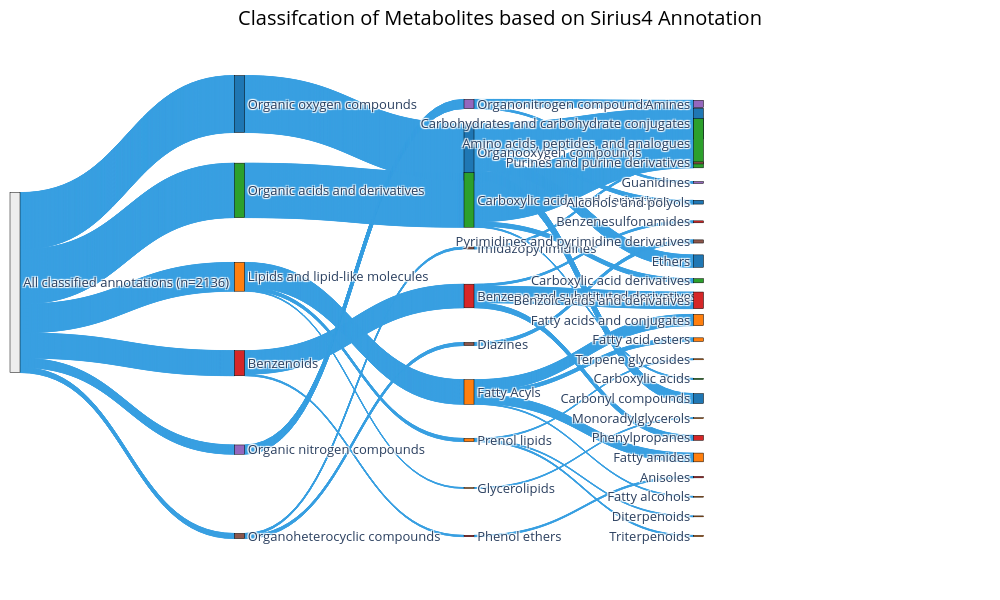

The code cell stored with this chart in its notebook:
### Code cell
# Remove rows with NaN values in the 'class' or 'subclass' columns
filtered_df.dropna(subset=['ClassyFire#class', 'ClassyFire#subclass'], inplace=True)

# Count occurrences for each unique label in superclass, class, and subclass
superclass_counts = filtered_df['ClassyFire#superclass'].value_counts()
class_counts = filtered_df['ClassyFire#class'].value_counts()
subclass_counts = filtered_df['ClassyFire#subclass'].value_counts()

# Recalculate unique labels after collapsing class and subclass
superclass_labels = filtered_df['ClassyFire#superclass'].unique()  # All categories stay in superclass
class_labels = filtered_df['ClassyFire#class'].unique()  # Collapsed classes
subclass_labels = filtered_df['ClassyFire#subclass'].unique()  # Collapsed subclasses

# Sort superclass categories by their counts in descending order
sorted_superclass_counts = superclass_counts.sort_values(ascending=False)

# Get the sorted order of superclass labels
sorted_superclass_labels = sorted_superclass_counts.index.tolist()

# Recalculate y positions based on sorted superclass labels
superclass_y = [i / len(sorted_superclass_labels) for i in range(len(sorted_superclass_labels))]

# Assign x positions for superclass, class, and subclass categories
superclass_x = [0.3] * len(sorted_superclass_labels)  # Superclass nodes at 30% width
class_y = [i / len(class_labels) for i in range(len(class_labels))]
class_x = [0.6] * len(class_labels)  # Class nodes at 60% width
subclass_y = [i / len(subclass_labels) for i in range(len(subclass_labels))]
subclass_x = [0.9] * len(subclass_labels)  # Subclass nodes at 90% width

# Combine all positions
node_x = [0] + superclass_x + class_x + subclass_x + [1]  # Include root and unannotated node positions
node_y = [1] + superclass_y + class_y + subclass_y + [0]  # Include root and unannotated node positions

# Update the label order to match the sorted superclass labels
sorted_all_labels = ['All classified annotations\n(n=2136)'] + sorted_superclass_labels + list(class_labels) + list(subclass_labels)


# Create a dictionary to map labels to indices
label_dict = {label: idx for idx, label in enumerate(sorted_all_labels)}

# Generate source, target, and value lists for the Sankey plot
sources = []
targets = []
values = []

# 'GNPS2 identified metabolites (without suspect library)' -> Superclass
for idx, row in filtered_df.iterrows():
    source_idx = label_dict['All classified annotations\n(n=2136)']
    superclass_idx = label_dict[row['ClassyFire#superclass']]
    sources.append(source_idx)
    targets.append(superclass_idx)
    values.append(1)  # Assuming one metabolite per row, otherwise adjust the value

# Superclass -> Class
for idx, row in filtered_df.iterrows():
    superclass_idx = label_dict[row['ClassyFire#superclass']]
    class_idx = label_dict[row['ClassyFire#class']]
    sources.append(superclass_idx)
    targets.append(class_idx)
    values.append(1)  # Assuming one metabolite per row

# Class -> Subclass
for idx, row in filtered_df.iterrows():
    class_idx = label_dict[row['ClassyFire#class']]
    subclass_idx = label_dict[row['ClassyFire#subclass']]
    sources.append(class_idx)
    targets.append(subclass_idx)
    values.append(1)  # Again, assuming one metabolite per row

# Generate y positions for nodes based on their category
# superclass_y = [i / len(superclass_labels) for i in range(len(superclass_labels))]
# class_y = [i / len(class_labels) for i in range(len(class_labels))]
# subclass_y = [i / len(subclass_labels) for i in range(len(subclass_labels))]

# Define spacing to avoid overlapping nodes
superclass_y = np.linspace(0, 1, len(superclass_labels), endpoint=True)
class_y = np.linspace(0, 1, len(class_labels), endpoint=True)
subclass_y = np.linspace(0, 1, len(subclass_labels), endpoint=True)


# Generate x positions for each category of nodes
superclass_y = np.linspace(0.1, 0.9, len(superclass_x), endpoint=True).tolist()
class_y = np.linspace(0.1, 0.9, len(class_x), endpoint=True).tolist()
subclass_y = np.linspace(0.1, 0.9, len(subclass_x), endpoint=True).tolist()

# Combine all positions
node_x = [0] + superclass_x + class_x + subclass_x + [1]  # Add positions for the root and unannotated node
node_y = [0] + superclass_y + class_y + subclass_y + [5]  # Add positions for the root and unannotated node

# Define the colormap
tab10 = plt.get_cmap("tab10")

# Get the sorted superclass labels based on frequency (descending order)
sorted_superclass_labels = superclass_counts.sort_values(ascending=False).index

# Initialize the color palette list
superclass_palette = []

# Track used colors to avoid repeating orange
used_colors = set()

for i, label in enumerate(sorted_superclass_labels):
    if i == 2:  
        color = tab10(1)  # Force the third-largest category to be orange
    else:
        # Find the next available color that is NOT orange
        for j in range(10):  # Loop over tab10 indices
            if j != 1 and tab10(j / 9) not in used_colors:  # Skip orange (index 1)
                color = tab10(j / 9)
                used_colors.add(color)
                break

    superclass_palette.append(color)
    used_colors.add(color)  # Mark color as used

# Convert to hex and assign to labels
superclass_colors = {label: mcolors.to_hex(superclass_palette[i]) for i, label in enumerate(sorted_superclass_labels)}

# Generate colors for classes and subclasses based on superclass colors
node_colors = []
for label in sorted_all_labels:
    if label in superclass_labels:
        node_colors.append(superclass_colors[label])  # Use superclass color
    elif label in class_labels:
        # Derive lighter shades from superclass color
        superclass = filtered_df[filtered_df['ClassyFire#class'] == label].iloc[0]['ClassyFire#superclass']
        node_colors.append(mcolors.to_hex(mcolors.to_rgba(superclass_colors[superclass], alpha=0.8)))
    elif label in subclass_labels:
        # Derive even lighter shades from class color
        related_class = filtered_df[filtered_df['ClassyFire#subclass'] == label].iloc[0]['ClassyFire#class']
        related_superclass = filtered_df[filtered_df['ClassyFire#subclass'] == label].iloc[0]['ClassyFire#superclass']
        node_colors.append(mcolors.to_hex(mcolors.to_rgba(superclass_colors[related_superclass], alpha=0.6)))
    else:
        node_colors.append('#ededed')  # Default color for "Unannotated" and "All classified annotations"

# Create the Sankey plot with spaced-out nodes and consistent colors
fig = go.Figure(go.Sankey(
    node=dict(
        pad=200,
        thickness=10,
        line=dict(color='black', width=0.5),
        label=sorted_all_labels,
        x=node_x,
        y=node_y,
        color=node_colors
    ),
    link=dict(
        source=sources,
        target=targets,
        value=values,
        color='rgba(58, 158, 224, 0.3)'  #3a9ee0 blue color
    )
))

fig.update_layout(
    title=dict(
        text="Classifcation of Metabolites based on Sirius4 Annotation",
        x=0.5,  # Center the title
        xanchor='center',  # Align the title by its center
        font=dict(
            size=20,  # Adjust title font size
            color='black'  # Set the title text color (your desired color)
        )
    ),
    font=dict(size=13),  # General font size for other elements
    width=1000,
    height=600,
    margin=dict(l=10, r=225, t=50, b=10)
)

# Save the figure as PNG
fig.write_image("../Figures/metabolomics_Figures/overview/metabolomics_sankey_sirius_plot.png", format="png", width=1000, height=500, scale=2)

# Save the figure as SVG
fig.write_image("../Figures/metabolomics_Figures/overview/metabolomics_sankey_sirius_plot.svg", format="svg", width=1000, height=500)

fig.show()

### Figure 1 — Plotly figure (JSON) as saved in the notebook; plotly's stock layout.template omitted (floating-point values rounded to 4 significant figures; data arrays with more than 128 entries replaced by an {"elided": "..."} marker saying what was removed)
{"data": [{"link": {"color": "rgba(58, 158, 224, 0.3)", "source": {"elided": "5805 int values"}, "target": {"elided": "5805 int values"}, "value": {"elided": "5805 int values"}}, "node": {"color": ["#ededed", "#1f77b4", "#2ca02c", "#ff7f0e", "#d62728", "#9467bd", "#8c564b", "#9467bd", "#1f77b4", "#2ca02c", "#8c564b", "#d62728", "#8c564b", "#ff7f0e", "#ff7f0e", "#ff7f0e", "#d62728", "#9467bd", "#1f77b4", "#2ca02c", "#8c564b", "#9467bd", "#1f77b4", "#d62728", "#8c564b", "#1f77b4", "#2ca02c", "#d62728", "#ff7f0e", "#ff7f0e", "#ff7f0e", "#2ca02c", "#1f77b4", "#ff7f0e", "#d62728", "#ff7f0e", "#d62728", "#ff7f0e", "#ff7f0e", "#ff7f0e"], "label": ["All classified annotations\n(n=2136)", "Organic oxygen compounds", "Organic acids and derivatives", "Lipids and lipid-like molecules", "Benzenoids", "Organic nitrogen compounds", "Organoheterocyclic compounds", "Organonitrogen compounds", "Organooxygen compounds", "Carboxylic acids and derivatives", "Imidazopyrimidines", "Benzene and substituted derivatives", "Diazines", "Fatty Acyls", "Prenol lipids", "Glycerolipids", "Phenol ethers", "Amines", "Carbohydrates and carbohydrate conjugates", "Amino acids, peptides, and analogues", "Purines and purine derivatives", "Guanidines", "Alcohols and polyols", "Benzenesulfonamides", "Pyrimidines and pyrimidine derivatives", "Ethers", "Carboxylic acid derivatives", "Benzoic acids and derivatives", "Fatty acids and conjugates", "Fatty acid esters", "Terpene glycosides", "Carboxylic acids", "Carbonyl compounds", "Monoradylglycerols", "Phenylpropanes", "Fatty amides", "Anisoles", "Fatty alcohols", "Diterpenoids", "Triterpenoids"], "line": {"color": "black", "width": 0.5}, "pad": 200, "thickness": 10, "x": [0, 0.3, 0.3, 0.3, 0.3, 0.3, 0.3, 0.6, 0.6, 0.6, 0.6, 0.6, 0.6, 0.6, 0.6, 0.6, 0.6, 0.9, 0.9, 0.9, 0.9, 0.9, 0.9, 0.9, 0.9, 0.9, 0.9, 0.9, 0.9, 0.9, 0.9, 0.9, 0.9, 0.9, 0.9, 0.9, 0.9, 0.9, 0.9, 0.9, 1], "y": [0, 0.1, 0.26, 0.42, 0.58, 0.74, 0.9, 0.1, 0.1889, 0.2778, 0.3667, 0.4556, 0.5444, 0.6333, 0.7222, 0.8111, 0.9, 0.1, 0.1364, 0.1727, 0.2091, 0.2455, 0.2818, 0.3182, 0.3545, 0.3909, 0.4273, 0.4636, 0.5, 0.5364, 0.5727, 0.6091, 0.6455, 0.6818, 0.7182, 0.7545, 0.7909, 0.8273, 0.8636, 0.9, 5]}, "type": "sankey"}], "layout": {"font": {"size": 13}, "height": 600, "margin": {"b": 10, "l": 10, "r": 225, "t": 50}, "title": {"font": {"color": "black", "size": 20}, "text": "Classifcation of Metabolites based on Sirius4 Annotation", "x": 0.5, "xanchor": "center"}, "width": 1000}}
